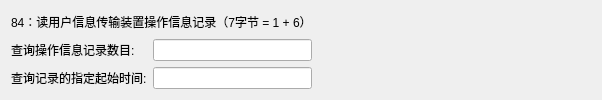
               <widget class="QWidget" name="page_31">
                <layout class="QGridLayout" name="gridLayout_34">
                 <item row="1" column="1">
                  <widget class="QLineEdit" name="Line_84_1"/>
                 </item>
                 <item row="1" column="0">
                  <widget class="QLabel" name="label_113">
                   <property name="text">
                    <string>查询操作信息记录数目:</string>
                   </property>
                  </widget>
                 </item>
                 <item row="0" column="0" colspan="2">
                  <widget class="QLabel" name="label_114">
                   <property name="maximumSize">
                    <size>
                     <width>16777215</width>
                     <height>60</height>
                    </size>
                   </property>
                   <property name="text">
                    <string>84：读用户信息传输装置操作信息记录（7字节 = 1 + 6）</string>
                   </property>
                  </widget>
                 </item>
                 <item row="1" column="2">
                  <spacer name="horizontalSpacer_25">
                   <property name="orientation">
                    <enum>Qt::Orientation::Horizontal</enum>
                   </property>
                   <property name="sizeHint" stdset="0">
                    <size>
                     <width>279</width>
                     <height>20</height>
                    </size>
                   </property>
                  </spacer>
                 </item>
                 <item row="2" column="0">
                  <widget class="QLabel" name="label_115">
                   <property name="text">
                    <string>查询记录的指定起始时间:</string>
                   </property>
                  </widget>
                 </item>
                 <item row="2" column="1">
                  <widget class="QLineEdit" name="Line_84_2"/>
                 </item>
                </layout>
               </widget>
